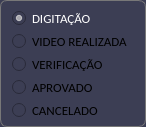
     <widget class="QGroupBox" name="groupBox_status">
      <property name="geometry">
       <rect>
        <x>448</x>
        <y>17</y>
        <width>146</width>
        <height>127</height>
       </rect>
      </property>
      <property name="font">
       <font>
        <family>Consolas</family>
       </font>
      </property>
      <property name="styleSheet">
       <string notr="true">border-radius:7px;
border: 1px solid rgb(120,120,120);
background-color:rgb(60, 62, 84);</string>
      </property>
      <property name="title">
       <string/>
      </property>
      <widget class="QRadioButton" name="rb_digitacao">
       <property name="geometry">
        <rect>
         <x>12</x>
         <y>10</y>
         <width>93</width>
         <height>16</height>
        </rect>
       </property>
       <property name="font">
        <font>
         <family>Calibri</family>
         <pointsize>10</pointsize>
        </font>
       </property>
       <property name="focusPolicy">
        <enum>Qt::NoFocus</enum>
       </property>
       <property name="layoutDirection">
        <enum>Qt::LeftToRight</enum>
       </property>
       <property name="styleSheet">
        <string notr="true">border: solid rgb(0, 0, 253);
color:rgb(255,255,255)</string>
       </property>
       <property name="text">
        <string>DIGITAÇÃO</string>
       </property>
       <property name="checked">
        <bool>true</bool>
       </property>
      </widget>
      <widget class="QRadioButton" name="rb_videook">
       <property name="geometry">
        <rect>
         <x>12</x>
         <y>33</y>
         <width>124</width>
         <height>16</height>
        </rect>
       </property>
       <property name="font">
        <font>
         <family>Calibri</family>
         <pointsize>10</pointsize>
        </font>
       </property>
       <property name="focusPolicy">
        <enum>Qt::NoFocus</enum>
       </property>
       <property name="styleSheet">
        <string notr="true">border: solid rgb(0, 0, 253)</string>
       </property>
       <property name="text">
        <string>VIDEO REALIZADA</string>
       </property>
      </widget>
      <widget class="QRadioButton" name="rb_verificacao">
       <property name="geometry">
        <rect>
         <x>12</x>
         <y>56</y>
         <width>106</width>
         <height>16</height>
        </rect>
       </property>
       <property name="font">
        <font>
         <family>Calibri</family>
         <pointsize>10</pointsize>
        </font>
       </property>
       <property name="focusPolicy">
        <enum>Qt::NoFocus</enum>
       </property>
       <property name="styleSheet">
        <string notr="true">border: solid rgb(0, 0, 253)</string>
       </property>
       <property name="text">
        <string>VERIFICAÇÃO</string>
       </property>
      </widget>
      <widget class="QRadioButton" name="rb_aprovado">
       <property name="geometry">
        <rect>
         <x>12</x>
         <y>79</y>
         <width>92</width>
         <height>16</height>
        </rect>
       </property>
       <property name="font">
        <font>
         <family>Calibri</family>
         <pointsize>10</pointsize>
        </font>
       </property>
       <property name="focusPolicy">
        <enum>Qt::NoFocus</enum>
       </property>
       <property name="styleSheet">
        <string notr="true">border: solid rgb(0, 0, 253)</string>
       </property>
       <property name="text">
        <string>APROVADO</string>
       </property>
      </widget>
      <widget class="QRadioButton" name="rb_cancelado">
       <property name="geometry">
        <rect>
         <x>12</x>
         <y>102</y>
         <width>96</width>
         <height>16</height>
        </rect>
       </property>
       <property name="font">
        <font>
         <family>Calibri</family>
         <pointsize>10</pointsize>
        </font>
       </property>
       <property name="focusPolicy">
        <enum>Qt::NoFocus</enum>
       </property>
       <property name="styleSheet">
        <string notr="true">border: solid rgb(0, 0, 253)</string>
       </property>
       <property name="text">
        <string>CANCELADO</string>
       </property>
      </widget>
     </widget>
